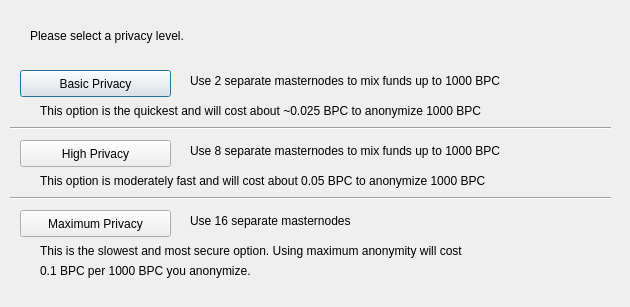
<?xml version="1.0" encoding="UTF-8"?>
<ui version="4.0">
 <class>DarksendConfig</class>
 <widget class="QDialog" name="DarksendConfig">
  <property name="geometry">
   <rect>
    <x>0</x>
    <y>0</y>
    <width>630</width>
    <height>307</height>
   </rect>
  </property>
  <property name="windowTitle">
   <string>Configure PrivateSend</string>
  </property>
  <widget class="QPushButton" name="buttonBasic">
   <property name="geometry">
    <rect>
     <x>20</x>
     <y>70</y>
     <width>151</width>
     <height>27</height>
    </rect>
   </property>
   <property name="text">
    <string>Basic Privacy</string>
   </property>
  </widget>
  <widget class="QPushButton" name="buttonHigh">
   <property name="geometry">
    <rect>
     <x>20</x>
     <y>140</y>
     <width>151</width>
     <height>27</height>
    </rect>
   </property>
   <property name="text">
    <string>High Privacy</string>
   </property>
  </widget>
  <widget class="QPushButton" name="buttonMax">
   <property name="geometry">
    <rect>
     <x>20</x>
     <y>210</y>
     <width>151</width>
     <height>27</height>
    </rect>
   </property>
   <property name="text">
    <string>Maximum Privacy</string>
   </property>
  </widget>
  <widget class="QLabel" name="label">
   <property name="geometry">
    <rect>
     <x>30</x>
     <y>20</y>
     <width>571</width>
     <height>31</height>
    </rect>
   </property>
   <property name="text">
    <string>Please select a privacy level.</string>
   </property>
  </widget>
  <widget class="QLabel" name="label_2">
   <property name="geometry">
    <rect>
     <x>190</x>
     <y>70</y>
     <width>421</width>
     <height>21</height>
    </rect>
   </property>
   <property name="text">
    <string>Use 2 separate masternodes to mix funds up to 1000 BPC</string>
   </property>
  </widget>
  <widget class="QLabel" name="label_3">
   <property name="geometry">
    <rect>
     <x>190</x>
     <y>140</y>
     <width>411</width>
     <height>21</height>
    </rect>
   </property>
   <property name="text">
    <string>Use 8 separate masternodes to mix funds up to 1000 BPC</string>
   </property>
  </widget>
  <widget class="QLabel" name="label_4">
   <property name="geometry">
    <rect>
     <x>190</x>
     <y>210</y>
     <width>421</width>
     <height>21</height>
    </rect>
   </property>
   <property name="text">
    <string>Use 16 separate masternodes</string>
   </property>
  </widget>
  <widget class="QLabel" name="label_6">
   <property name="geometry">
    <rect>
     <x>40</x>
     <y>100</y>
     <width>561</width>
     <height>21</height>
    </rect>
   </property>
   <property name="text">
    <string>This option is the quickest and will cost about ~0.025 BPC to anonymize 1000 BPC</string>
   </property>
  </widget>
  <widget class="QLabel" name="label_7">
   <property name="geometry">
    <rect>
     <x>40</x>
     <y>170</y>
     <width>561</width>
     <height>21</height>
    </rect>
   </property>
   <property name="text">
    <string>This option is moderately fast and will cost about 0.05 BPC to anonymize 1000 BPC</string>
   </property>
  </widget>
  <widget class="QLabel" name="label_8">
   <property name="geometry">
    <rect>
     <x>40</x>
     <y>240</y>
     <width>561</width>
     <height>21</height>
    </rect>
   </property>
   <property name="text">
    <string>This is the slowest and most secure option. Using maximum anonymity will cost</string>
   </property>
  </widget>
  <widget class="QLabel" name="label_9">
   <property name="geometry">
    <rect>
     <x>40</x>
     <y>260</y>
     <width>561</width>
     <height>21</height>
    </rect>
   </property>
   <property name="text">
    <string>0.1 BPC per 1000 BPC you anonymize.</string>
   </property>
  </widget>
  <widget class="Line" name="line">
   <property name="geometry">
    <rect>
     <x>10</x>
     <y>120</y>
     <width>601</width>
     <height>16</height>
    </rect>
   </property>
   <property name="orientation">
    <enum>Qt::Horizontal</enum>
   </property>
  </widget>
  <widget class="Line" name="line_2">
   <property name="geometry">
    <rect>
     <x>10</x>
     <y>190</y>
     <width>601</width>
     <height>16</height>
    </rect>
   </property>
   <property name="orientation">
    <enum>Qt::Horizontal</enum>
   </property>
  </widget>
 </widget>
 <resources/>
 <connections/>
</ui>
